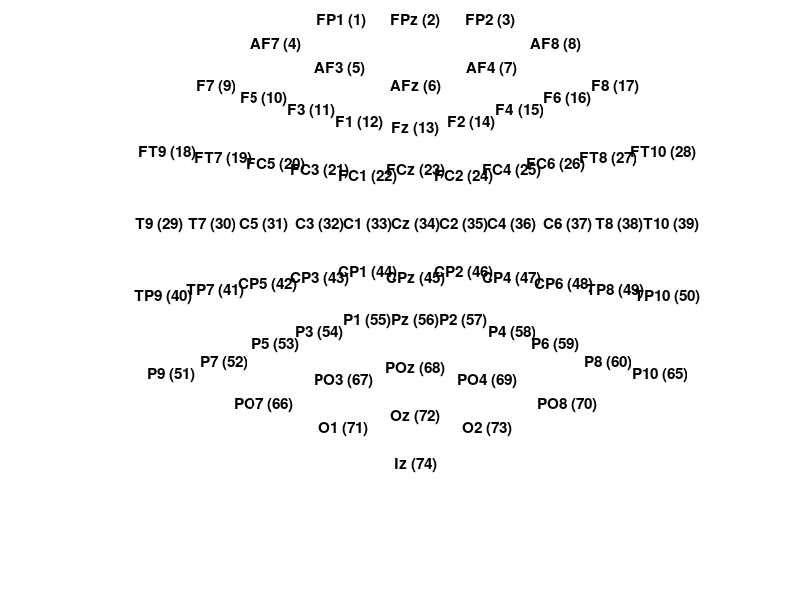

Here is the MATLAB script that generated this plot:
% {'EEG 001','EEG 002','EEG 003','EEG 004','EEG 005','EEG 006','EEG 007','EEG 008','EEG 009','EEG 010','EEG 011','EEG 012','EEG 013','EEG 014','EEG 015','EEG 016','EEG 017','EEG 018','EEG 019','EEG 020','EEG 021','EEG 022','EEG 023','EEG 024','EEG 025','EEG 026','EEG 027','EEG 028','EEG 029','EEG 030','EEG 031','EEG 032','EEG 033','EEG 034','EEG 035','EEG 036','EEG 037','EEG 038','EEG 039','EEG 040','EEG 041','EEG 042','EEG 043','EEG 044','EEG 045','EEG 046','EEG 047','EEG 048','EEG 049','EEG 050','EEG 051','EEG 052','EEG 053','EEG 054','EEG 055','EEG 056','EEG 057','EEG 058','EEG 059','EEG 060','EEG 061','EEG 062','EEG 063','EEG 064','EEG 065','EEG 066','EEG 067','EEG 068','EEG 069','EEG 070','EEG 071','EEG 072','EEG 073','EEG 074'}

eeglabels = ...
  {'FP1' 'FPz' 'FP2' 'AF7' 'AF3' 'AFz' 'AF4' 'AF8' 'F7' 'F5' 'F3' 'F1' 'Fz' ...
   'F2' 'F4' 'F6' 'F8' 'FT9' 'FT7' 'FC5' 'FC3' 'FC1' 'FCz' 'FC2' 'FC4' 'FC6' ...
   'FT8' 'FT10' 'T9' 'T7' 'C5' 'C3' 'C1' 'Cz' 'C2' 'C4' 'C6' 'T8' 'T10' 'TP9' ...
   'TP7' 'CP5' 'CP3' 'CP1' 'CPz' 'CP2' 'CP4' 'CP6' 'TP8' 'TP10' 'P9' 'P7' 'P5' ...
   'P3' 'P1' 'Pz' 'P2' 'P4' 'P6' 'P8' 'EOG061' 'EOG062' 'ECG063' 'EMG064' ...
   'P10' 'PO7' 'PO3' 'POz' 'PO4' 'PO8' 'O1' 'Oz' 'O2' 'Iz'};
ii = [1:60 65:74]; eeglabels = eeglabels(ii);

xx = [.407 .5 .593 .325 .405 .5 .595 .675 .25 .31 .37 .43 .5 .57 .63 .69 .75 .19 ...
      .26 .325 .38 .44 .5 .56 .62 .675 .74 .81 .18 .245 .31 .38 .44 .5 .56 ...
      .62 .69 .755 .82 .185 .25 .315 .38 .44 .5 .56 .62 .685 .75 .815 .195 ...
      .26 .325 .38 .44 .5 .56 .62 .675 .74 .805 .31 .41 .5 .59 .69 .41 .5 .59 .5];
 
yy = [.89 .89 .89 .85 .81 .78 .81 .85 .78 .76 .74 .72 .71 .72 .74 .76 .78 .67 ...
      .66 .65 .64 .63 .64 .63 .64 .65 .66 .67 .55 .55 .55 .55 .55 .55 .55 ...
      .55 .55 .55 .55 .43 .44 .45 .46 .47 .46 .47 .46 .45 .44 .43 .3 .32 ...
      .35 .37 .39 .39 .39 .37 .35 .32 .3 .25 .29 .31 .29 .25 .21 .23 .21 .15];  
 
figure('Name','Standard Positions');
for k = 1:length(eeglabels)
  subplot('position',[xx(k) yy(k) .04 .04]); axis off
  title(sprintf('%s (%g)',eeglabels{k},ii(k)));
end

%% From Nima
% %subplot('position',[0.5 0.1 0.04 0.04]);  %
% %subplot('position',[0.5 0.17 0.04 0.04]); %
% subplot('position',[0.5 0.15 0.04 0.04]); %74
% subplot('position',[0.5 0.23 0.04 0.04]); %72
% subplot('position',[0.5 0.31 0.04 0.04]); %68
% subplot('position',[0.5 0.39 0.04 0.04]); %56
% subplot('position',[0.5 0.46 0.04 0.04]); %45
% subplot('position',[0.5 0.55 0.04 0.04]); %34
% subplot('position',[0.5 0.64 0.04 0.04]); %23 
% subplot('position',[0.5 0.71 0.04 0.04]); %13
% subplot('position',[0.5 0.78 0.04 0.04]);  %6
% %subplot('position',[0.5 0.87 0.04 0.04]); %
% subplot('position',[0.5 0.89 0.04 0.04]); %2
% 
% %subplot('position',[0.57 0.94 0.04 0.04]);
% subplot('position',[0.56 0.55 0.04 0.04]);%35
% subplot('position',[0.62 0.55 0.04 0.04]);%36
% subplot('position',[0.69 0.55 0.04 0.04]);%37
% subplot('position',[0.755 0.55 0.04 0.04]);%38
% subplot('position',[0.82 0.55 0.04 0.04]);%39
% 
% 
% subplot('position',[0.56 0.47 0.04 0.04]);%46
% %subplot('position',[0.57 0.44 0.04 0.04]);
% subplot('position',[0.56 0.63 0.04 0.04]);%24
% %subplot('position',[0.58 0.76 0.04 0.04]);
% %subplot('position',[0.62 0.84 0.04 0.04]);
% 
% subplot('position',[0.62 0.64 0.04 0.04]);%25
% subplot('position',[0.62 0.46 0.04 0.04]);%47
% subplot('position',[0.675 0.65 0.04 0.04]);%26
% subplot('position',[0.685 0.45 0.04 0.04]);%48
% subplot('position',[0.74 0.66 0.04 0.04]);%27
% subplot('position',[0.75 0.44 0.04 0.04]);%49
% subplot('position',[0.81 0.67 0.04 0.04]);%28
% subplot('position',[0.815 0.43 0.04 0.04]);%50
% 
% subplot('position',[0.56 0.39 0.04 0.04]);%57
% subplot('position',[0.62 0.37 0.04 0.04]);%58
% subplot('position',[0.675 0.35 0.04 0.04]);%59
% subplot('position',[0.74 0.32 0.04 0.04]);%60
% subplot('position',[0.805 0.3 0.04 0.04]);%65
% 
% subplot('position',[0.59 0.29 0.04 0.04]);%69
% subplot('position',[0.59 0.21 0.04 0.04]);%73
% subplot('position',[0.69 0.25 0.04 0.04]);%70
% 
% subplot('position',[0.57 0.72 0.04 0.04]);%14
% subplot('position',[0.63 0.74 0.04 0.04]);%15
% subplot('position',[0.69 0.76 0.04 0.04]);%16
% subplot('position',[0.75 0.78 0.04 0.04]);%17
% 
% subplot('position',[0.595 0.81 0.04 0.04]);%7
% subplot('position',[0.675 0.85 0.04 0.04]);%8
% 
% subplot('position',[0.593 0.89 0.04 0.04]); %3
% 
% 
% %------------------------
% 
% 
% %subplot('position',[0.57 0.94 0.04 0.04]);
% subplot('position',[0.44 0.55 0.04 0.04]);%33
% subplot('position',[0.38 0.55 0.04 0.04]);%32
% subplot('position',[0.31 0.55 0.04 0.04]);%31
% subplot('position',[0.245 0.55 0.04 0.04]);%30
% subplot('position',[0.18 0.55 0.04 0.04]);%29
% 
% 
% subplot('position',[0.44 0.47 0.04 0.04]);%44
% %subplot('position',[0.57 0.44 0.04 0.04]);
% subplot('position',[0.44 0.63 0.04 0.04]);%22
% %subplot('position',[0.58 0.76 0.04 0.04]);
% %subplot('position',[0.62 0.84 0.04 0.04]);
% 
% subplot('position',[0.38 0.64 0.04 0.04]);%21
% subplot('position',[0.38 0.46 0.04 0.04]);%43
% subplot('position',[0.325 0.65 0.04 0.04]);%20
% subplot('position',[0.315 0.45 0.04 0.04]);%42
% subplot('position',[0.26 0.66 0.04 0.04]);%19
% subplot('position',[0.25 0.44 0.04 0.04]);%41
% subplot('position',[0.19 0.67 0.04 0.04]);%18
% subplot('position',[0.185 0.43 0.04 0.04]);%40
% 
% subplot('position',[0.44 0.39 0.04 0.04]);%55
% subplot('position',[0.38 0.37 0.04 0.04]);%54
% subplot('position',[0.325 0.35 0.04 0.04]);%53
% subplot('position',[0.26 0.32 0.04 0.04]);%52
% subplot('position',[0.195 0.3 0.04 0.04]);%51
% 
% subplot('position',[0.41 0.29 0.04 0.04]);%67
% subplot('position',[0.41 0.21 0.04 0.04]);%71
% subplot('position',[0.31 0.25 0.04 0.04]);%66
% 
% subplot('position',[0.43 0.72 0.04 0.04]);%12
% subplot('position',[0.37 0.74 0.04 0.04]);%11
% subplot('position',[0.31 0.76 0.04 0.04]);%10
% subplot('position',[0.25 0.78 0.04 0.04]);%9
% 
% subplot('position',[0.405 0.81 0.04 0.04]);%5
% subplot('position',[0.325 0.85 0.04 0.04]);%4
% 
% subplot('position',[0.407 0.89 0.04 0.04]); %1


